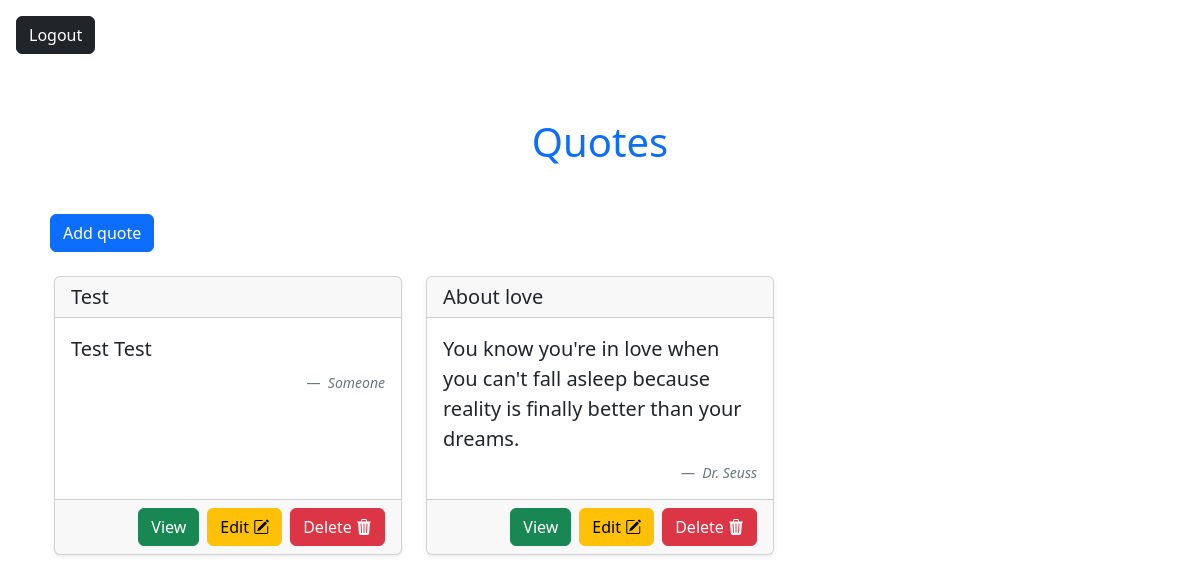
Before: /quotes/ (signed in) with the older database file.
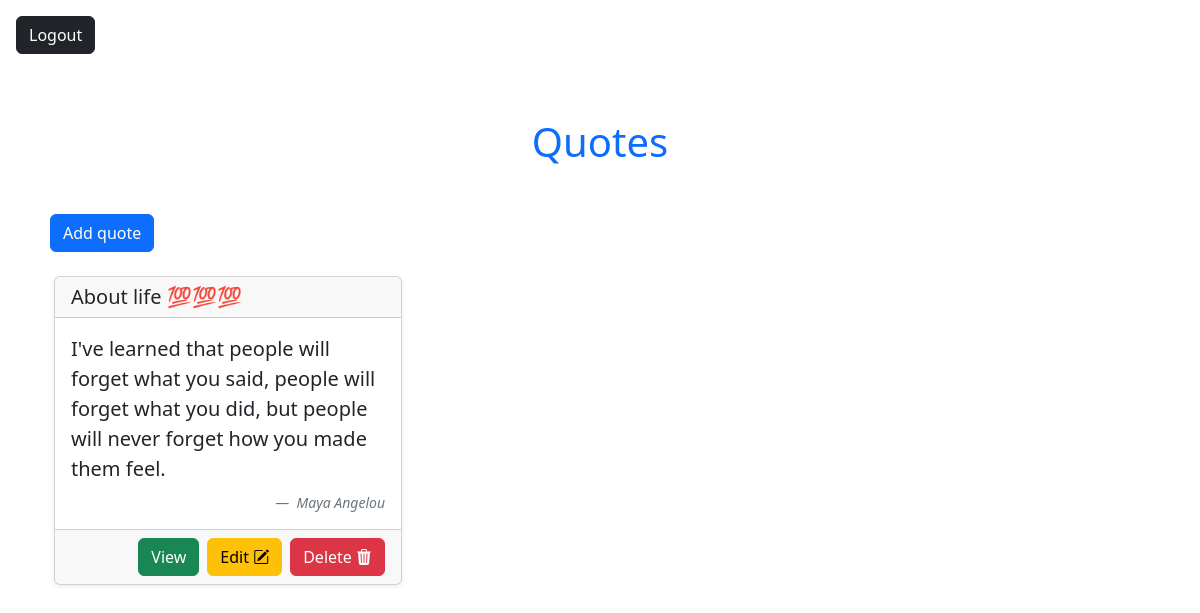
After: the same page with the newer database file.
### quotes/models.py (models this page shows, shortened)
class Quote(models.Model):
    title = models.CharField(max_length=100, blank=False, null=False)
    quote_text = models.TextField(max_length=500)
    quote_author = models.CharField(max_length=100)

### quotes/views.py (the view)
# urls.py: path('quotes/', views.ViewQuotesView, name='quotes'),
@login_required
def ViewQuotesView(request):
    context = {
        'quotes': Quote.objects.all()
    }
    return render(request, 'quotes.html', context)

### quotes/templates/quotes.html (shortened to what this page needs)
<!DOCTYPE html>
<html lang="en">
<head>
    <link href="https://cdn.jsdelivr.net/npm/bootstrap@5.3.6/dist/css/bootstrap.min.css" rel="stylesheet">
    <link rel="stylesheet" href="https://cdn.jsdelivr.net/npm/bootstrap-icons@1.12.1/font/bootstrap-icons.min.css">
</head>
<body>
    <a href="{% url 'logout' %}" class="btn btn-dark m-3">Logout</a>
    <h1 class="text-center m-5 text-primary">Quotes</h1>
    <div class="container mt-4">
        <div class="row">
            <div class="col">
                <div style="width: 20%;">
                    <a href="{% url 'create' %}" class="btn btn-primary ms-2 mb-4">Add quote</a>
                </div>
                <div class="container">
                    <div class="row">
                        {% for quote in quotes %}
                            <div class="col-md-4 mb-4">
                                <div class="card h-100 shadow-sm">
                                    <div class="card-header">
                                        <h5 class="mb-0">{{ quote.title }}</h5>
                                    </div>
                                    <div class="card-body">
                                        <figure class="mb-0">
                                            <blockquote class="blockquote mb-4">
                                                <p class="fs-5 mb-2">{{ quote.quote_text }}</p>
                                            </blockquote>
                                            <figcaption class="blockquote-footer text-end mb-0">
                                                <cite>{{ quote.quote_author }}</cite>
                                            </figcaption>
                                        </figure>
                                    </div>
                                    <div class="card-footer d-flex justify-content-end flex-wrap gap-2">
                                        <a href="{% url 'quote' quote.pk %}" class="btn btn-success">View</a>
                                        <a href="{% url 'update' quote.pk %}" class="btn btn-warning">Edit <i class="bi bi-pencil-square"></i></a>
                                        <a href="{% url 'delete' quote.pk %}" class="btn btn-danger">Delete <i class="bi bi-trash3-fill"></i></a>
                                    </div>
                                </div>
                            </div>
                        {% empty %}
                            <h6 class="opacity-50 mt-4"> You have no quotes...</h6>
                            <h4>Start by creating a quote</h4>
                        {% endfor %}
                    </div>
                </div>
            </div>
        </div>
    </div>
</body>
</html>

Changed rows visible on the page:
removed Quote: title "Test", quote_text "Test Test", quote_author "Someone"
removed Quote: title "About love", quote_text "You know you're in love when you can't fall asleep because reality is finally better than your dreams.", quote_author "Dr. Seuss"
added Quote: title "About life 💯💯💯", quote_text "I've learned that people will forget what you said, people will forget what you did, but people will never forget how you made them feel.", quote_author "Maya Angelou"
